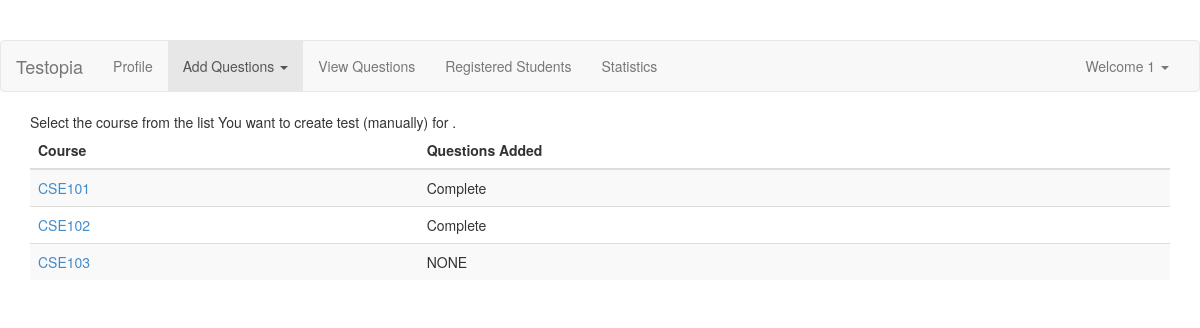
The page /faculty/quesforma.php (signed in) on the database its author committed.
### tables this page shows
CREATE TABLE IF NOT EXISTS `course_incharge` (
  `E_id` int(10) NOT NULL,
  `C_id` varchar(10) NOT NULL,
  `setted` varchar(20) NOT NULL DEFAULT 'NONE',
  `No_ques` int(10) NOT NULL DEFAULT '5',
  PRIMARY KEY (`E_id`,`C_id`),
  KEY `C_id` (`C_id`)
);

### faculty/quesforma.php (the view, shortened to what this page needs)
<!DOCTYPE html>
<html lang="en">
<head>
<?PHP
$id = $_SESSION['id'];
?>
<link rel="stylesheet" type="text/css" href="../bootstrap/css/bootstrap.min.css">
<link rel="stylesheet" type="text/css" href="../css/navbar.css">
<nav class="navbar navbar-default" role="navigation">
  <div class="container-fluid">
    <div class="navbar-header">
      <a class="navbar-brand" href="#">Testopia</a>
    </div>
    <div class="collapse navbar-collapse" id="bs-example-navbar-collapse-1">
      <ul class="nav navbar-nav">
        <li ><a href="employee1.php">Profile</a>
		<li  class="active" class="dropdown">
          <a href="#" class="dropdown-toggle" data-toggle="dropdown">Add Questions <b class="caret"></b></a>
        </li>
        <li><a href="viewques.php">View Questions</a></li>
		<li><a href="regstud.php">Registered Students</a></li>
    <li><a href="stats.php">Statistics</a></li>
          </ul>
      <ul class="nav navbar-nav navbar-right">
        <li class="dropdown">
          <a href="#" class="dropdown-toggle" data-toggle="dropdown">Welcome <?php echo $id;  ?> <b class="caret"></b></a>
        </li>
      </ul>
    </div>
</div>
</nav>
<link rel="stylesheet" type="text/css" href="../css/signin.css">
</head>
<body>
<FORM NAME ="form1" METHOD ="POST" ACTION ="">
<?php
if (!(isset($_SESSION['id']) && $_SESSION['id'] != '')) {
	header ("Location: Index.php");
}
else
$id = $_SESSION['id'];
$sql="SELECT * FROM course_incharge WHERE E_id='$id'";
$result = mysql_query($sql) or die ("Query Failed:".mysql_error());
if($result==TRUE)
     {
      echo "<div class='container'>";
      echo "Select the course from the list You want to create test (manually) for ";
	 echo '<table class="table table-striped">';
	 echo "<thead><th>Course</th>.<th>Questions Added</th></thead><tbody>";
     while($db_feild=mysql_fetch_assoc($result))
	 {
	 	 echo "<tr><td><a href=\"quesform1.php?course=".$db_feild['C_id']."\">".$db_feild['C_id']."</a></td><td>".$db_feild['setted']."</td></tr>";
	 }
	 echo "</tbody></table>";
   echo "</div>";
	 }
else
	 print "Some error occured during SELECT"."<BR>";
?>
</form>
</body>
</html>

### css/navbar.css (style rules this page uses)
body { padding-top: 20px; padding-bottom: 20px; }
.navbar { margin-bottom: 20px; }

### css/signin.css (style rules this page uses)
body { padding-top: 40px; padding-bottom: 40px; background-color: #FFFFFF; }

### rows shown on the page
course_incharge: C "CSE101", setted "Complete"
course_incharge: C "CSE102", setted "Complete"
course_incharge: C "CSE103", setted "NONE"

### other values the page prints
$id "1"
